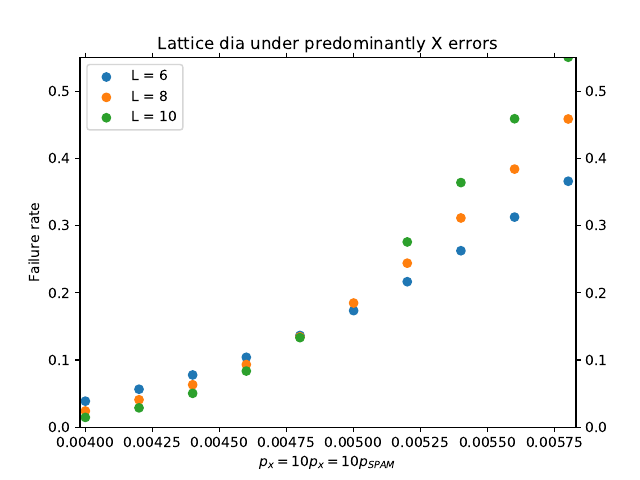

This figure's Python source:
import numpy as np
import matplotlib.pyplot as plt
import sys
import glob

results08 = {}
indexlist08 = []

xmin = .005
xmax = .005

for filename in glob.glob("dia-08-*.txt"):
    input_file08 = open(filename, "r")
    for line in input_file08:
        data08 = line.split()
        if data08[0] != "#":
            px_str08 = data08[1]
            rate_str08 = data08[5]
            px08 = float(px_str08)
            rate08 = float(rate_str08)
            if xmin>px08:
                xmin = px08
            if xmax<px08:
                xmax = px08
            if px_str08 not in indexlist08:
                results08[px_str08] = []
                indexlist08.append(px_str08)
            results08[px_str08].append(rate08)

x_axis08 = []
y_axis08 = []

for item in indexlist08:
    x_axis08.append(float(item))
    y_axis08.append(np.mean(results08[item]))

results10 = {}
indexlist10 = []

for filename in glob.glob("dia-10-*.txt"):
    input_file10 = open(filename, "r")
    for line in input_file10:
        data10 = line.split()
        if data10[0] != "#":
            px_str10 = data10[1]
            rate_str10 = data10[5]
            px10 = float(px_str10)
            rate10 = float(rate_str10)
            if xmin>px10:
                xmin = px10
            if xmax<px10:
                xmax = px10
            if px_str10 not in indexlist10:
                results10[px_str10] = []
                indexlist10.append(px_str10)
            results10[px_str10].append(rate10)

x_axis10 = []
y_axis10 = []

for item in indexlist10:
    x_axis10.append(float(item))
    y_axis10.append(np.mean(results10[item]))

results06 = {}
indexlist06 = []

for filename in glob.glob("dia-06-*.txt"):
    input_file06 = open(filename, "r")
    for line in input_file06:
        data06 = line.split()
        if data06[0] != "#":
            px_str06 = data06[1]
            rate_str06 = data06[5]
            px06 = float(px_str06)
            rate06 = float(rate_str06)
            if xmin>px06:
                xmin = px06
            if xmax<px06:
                xmax = px06
            if px_str06 not in indexlist06:
                results06[px_str06] = []
                indexlist06.append(px_str06)
            results06[px_str06].append(rate06)

x_axis06 = []
y_axis06 = []

for item in indexlist06:
    x_axis06.append(float(item))
    y_axis06.append(np.mean(results06[item]))


plt.figure()
plt.title("Lattice dia under predominantly X errors")
plt.tick_params(labelright=True, right=True, top=True)
plt.xlim(.995*xmin, 1.005*xmax)
plt.ylim(0., 0.55)
plt.scatter(x_axis06, y_axis06, label="L = 6")
plt.scatter(x_axis08, y_axis08, label="L = 8")
plt.scatter(x_axis10, y_axis10, label="L = 10")
plt.legend(loc=2);
plt.ylabel("Failure rate")
plt.xlabel("$p_x=10 p_x=10 p_{SPAM}$")
plt.savefig("dia.pdf")
plt.close()
